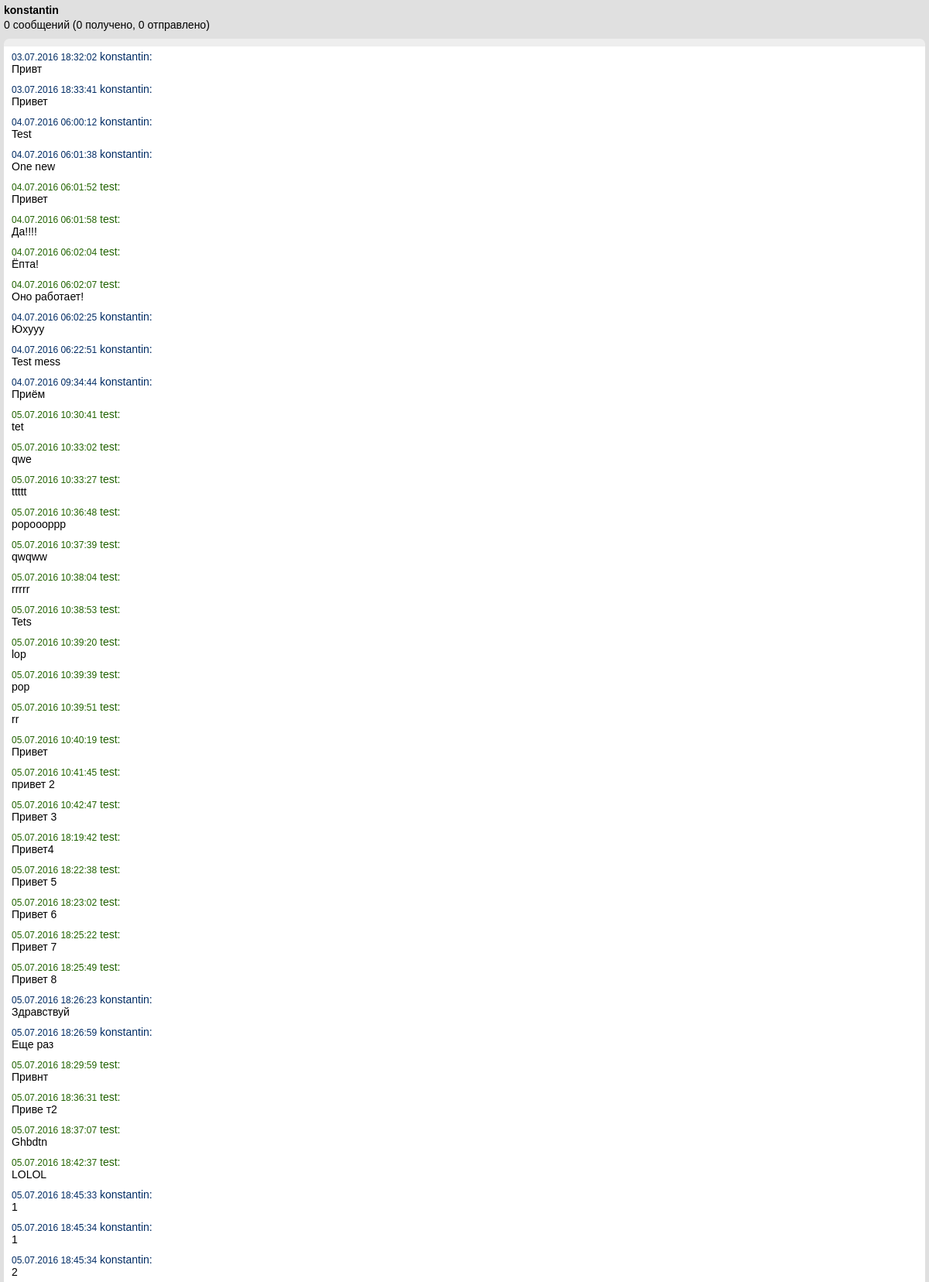
Page /dialogs/chat/1/ (signed in, upper part) on the committed database.
### dialogs/models.py (models this page shows, shortened)
class Thread(models.Model):
    name = models.TextField(blank=True)
    participants = models.ManyToManyField(User)
    last_message = models.DateTimeField(null=True, blank=True, db_index=True)
    def get_participants_list_usernames(self):
        ret = []
        participants = self.participants.all()[:]
        for participant in participants:
            ret.append(participant.username)
        return ret
    def get_name_for_current_user(self, user):
        if self.name:
            return self.name
        participant_list = self.get_participants_list_usernames()
        participant_list.remove(user.username)
        return ", ".join(participant_list)

class Message(models.Model):
    text = models.TextField()
    sender = models.ForeignKey(User)
    thread = models.ForeignKey(Thread)
    datetime = models.DateTimeField(auto_now_add=True, db_index=True)
    has_read = models.BooleanField(default=False)

### dialogs/views.py (the view)
# urls.py: url(r'^chat/(?P<thread_id>\d+)/$', views.chat_view, name='chat'),
@login_required
def chat_view(request, thread_id):
    thread = get_object_or_404(
        Thread,
        id=thread_id,
        participants__id=request.user.id
    )
    messages_info = get_messages_info(request.user.id, thread_id)
    messages = thread.message_set.order_by("-datetime")[:]
    tz = request.COOKIES.get("timezone")
    if tz:
        timezone.activate(pytz.timezone(tz))
    clear_users_thread_unread_messages(thread, request.user)
    return render(request, 'chat.html', {
        "thread": thread,
        "thread_messages": messages,
        "messages_total": messages_info['total'],
        "messages_sent": messages_info['sent'],
        "messages_received": messages_info['received'],
    })

### dialogs/templatetags/pluralize.py (called while the page is built)
@register.filter
def rupluralize(value, arg):
    args = arg.split(",")
    try:
        number = abs(int(value))
    except TypeError:
        number = 0
    a = number % 10
    b = number % 100
    if (a == 1) and (b != 11):
        return args[0]
    elif (a >= 2) and (a <= 4) and ((b < 10) or (b >= 20)):
        return args[1]
    else:
        return args[2]

### dialogs/templatetags/threads.py (called while the page is built)
@register.simple_tag(takes_context=True)
def dialog_name(context, thread):
    return thread.get_name_for_current_user(context['user'])

### dialogs/utils.py (called while the page is built)
def get_messages_info(user_id, thread_id):
    user_id = str(user_id)
    thread_id = str(thread_id)
    ret = {}
    r = redis.StrictRedis()
    ret['total'] = r.hget(
        "thread_{}_messages".format(thread_id),
        "total_messages"
    )
    ret['sent'] = r.hget(
        "thread_{}_messages".format(thread_id),
        "from_{}".format(user_id)
    )
    if ret['total']:
        ret['total'] = int(ret['total'])
    else:
        ret['total'] = 0
    if ret['sent']:
        ret['sent'] = int(ret['sent'])
    else:
        ret['sent'] = 0
    ret['received'] = ret['total'] - ret['sent']
    return ret

def clear_users_thread_unread_messages(thread, user):
    r = redis.StrictRedis()
    r.hset(
        "thread_{}_messages".format(thread.id),
        "user_{}_unread_msg_count".format(user.username),
        0
    )

### dialogs/templates/chat.html (shortened to what this page needs)
{% extends "base.html" %}
{% load threads %}
{% block content %}
{% load pluralize %}
<div class="chat">
  <div class="dialog-name">
    <p class="name">{% dialog_name thread %}</p>
    <p class="messages"><span class="total">{{ messages_total }}</span> {{ messages_total|rupluralize:"сообщение,сообщения,сообщений" }} (<span class="received">{{ messages_received }}</span> получено, <span class="sent">{{ messages_sent }}</span> отправлено)</p>
  </div>
  <div class="conversation">
    <div class="mess-old">
      {% for message in thread_messages reversed %}
        {% include "includes/message.html" %}
      {% endfor %}
    </div>
  </div>
</div>
{% endblock content %}

### dialogs/templates/includes/message.html
<div id="{{ message.id }}" class="message {% if not message.has_read %}not_read{% endif %}">
  <div class="author {% if message.sender == user %}we{% else %}partner{% endif %}">
    <span class="datetime">{{ message.datetime|date:"d.m.Y H:i:s" }}</span> {{ message.sender }}:
  </div>
  <p class="message">{{ message.text|linebreaksbr }}</p>
</div>

### dialogs/static/dialogs/privatemessages.css (style rules this page uses)
html, body { height: 100%; margin: 0; }
body { font-family: Geneva, Arial, Helvetica, sans-serif; font-size: 14px; color: #000; background: #fff; }
div.chat { height: 100%; min-height: 400px; min-width: 600px; position: relative; background-color: #e0e0e0; }
div.chat div.dialog-name { height: 50px; padding: 5px; }
div.chat div.dialog-name p { margin: 0; }
div.chat div.dialog-name p.name { font-weight: bold; margin-bottom: 3px; }
div.chat div.conversation { position: absolute; top: 50px; left: 5px; right: 5px; bottom: 140px; overflow: auto; padding: 0 5px; border-style: solid; border-color: #eee; border-width: 10px 0; background-color: #fff; -webkit-border-radius: 7px; -moz-border-radius: 7px; border-radius: 7px; }
div.chat div.conversation div.message { padding: 5px; }
div.chat div.conversation div.message p, div { margin: 0; }
div.chat div.conversation div.message div.author.partner { color: #002c64; }
div.chat div.conversation div.message div.author.we { color: #216300; }
div.chat div.conversation div.message div.author span.datetime { font-size: 12px; }

### rows in the picture
Thread: name+id "konstantin"
Message: datetime "03.07.2016 18:32:02", sender "konstantin", text "Привт"
Message: datetime "03.07.2016 18:33:41", sender "konstantin", text "Привет"
Message: datetime "04.07.2016 06:00:12", sender "konstantin", text "Test"
Message: datetime "04.07.2016 06:01:38", sender "konstantin", text "One new"
Message: datetime "04.07.2016 06:01:52", sender "test", text "Привет"
Message: datetime "04.07.2016 06:01:58", sender "test", text "Да!!!!"
Message: datetime "04.07.2016 06:02:04", sender "test", text "Ёпта!"
Message: datetime "04.07.2016 06:02:07", sender "test", text "Оно работает!"
Message: datetime "04.07.2016 06:02:25", sender "konstantin", text "Юхууу"
Message: datetime "04.07.2016 06:22:51", sender "konstantin", text "Test mess"
Message: datetime "04.07.2016 09:34:44", sender "konstantin", text "Приём"
Message: datetime "05.07.2016 10:30:41", sender "test", text "tet"
Message: datetime "05.07.2016 10:33:02", sender "test", text "qwe"
Message: datetime "05.07.2016 10:33:27", sender "test", text "ttttt"
Message: datetime "05.07.2016 10:36:48", sender "test", text "popoooppp"
Message: datetime "05.07.2016 10:37:39", sender "test", text "qwqww"
Message: datetime "05.07.2016 10:38:04", sender "test", text "rrrrr"
Message: datetime "05.07.2016 10:38:53", sender "test", text "Tets"
Message: datetime "05.07.2016 10:39:20", sender "test", text "lop"
Message: datetime "05.07.2016 10:39:39", sender "test", text "pop"
Message: datetime "05.07.2016 10:39:51", sender "test", text "rr"
Message: datetime "05.07.2016 10:40:19", sender "test", text "Привет"
Message: datetime "05.07.2016 10:41:45", sender "test", text "привет 2"
Message: datetime "05.07.2016 10:42:47", sender "test", text "Привет 3"
Message: datetime "05.07.2016 18:19:42", sender "test", text "Привет4"
Message: datetime "05.07.2016 18:22:38", sender "test", text "Привет 5"
Message: datetime "05.07.2016 18:23:02", sender "test", text "Привет 6"
Message: datetime "05.07.2016 18:25:22", sender "test", text "Привет 7"
Message: datetime "05.07.2016 18:25:49", sender "test", text "Привет 8"
Message: datetime "05.07.2016 18:26:23", sender "konstantin", text "Здравствуй"
Message: datetime "05.07.2016 18:26:59", sender "konstantin", text "Еще раз"
Message: datetime "05.07.2016 18:29:59", sender "test", text "Привнт"
Message: datetime "05.07.2016 18:36:31", sender "test", text "Приве т2"
Message: datetime "05.07.2016 18:37:07", sender "test", text "Ghbdtn"
Message: datetime "05.07.2016 18:42:37", sender "test", text "LOLOL"
Message: datetime "05.07.2016 18:45:33", sender "konstantin", text "1"
Message: datetime "05.07.2016 18:45:34", sender "konstantin", text "1"
Message: datetime "05.07.2016 18:45:34", sender "konstantin", text "2"

### other values in the picture
{{ messages_total }} "0"
{{ messages_total|rupluralize:"сообщение,сообщения,сообщений" }} "сообщений"
{{ messages_received }} "0"
{{ messages_sent }} "0"
